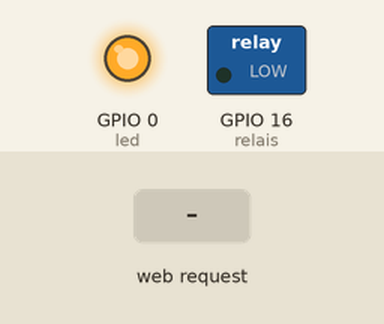
The sketch below on a simulated ESP8266 (NodeMCU). Shown: switched loads named in the sketch (green lamp = pin HIGH), output pins drawn as LEDs (lit = HIGH). Inputs (shaded band) come from the test bench. WiFi joins after 1.5 s; servers stay silent unless stated; what the sketch prints to the serial monitor is not drawn.

Above: at 2.8 s.
2.9 s: HTTP request GET /on received
At 3.2 s:
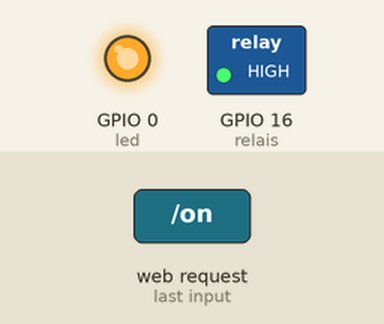
4.4 s: HTTP request GET /off received
At 5.5 s:
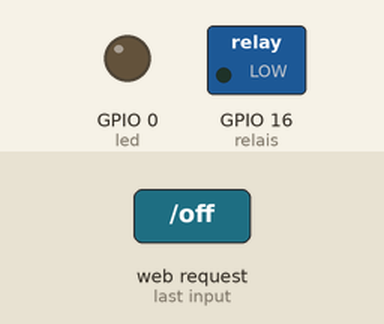
Timing chart, 0 to 7.4 s (numbered marks = the images above; inputs shaded):
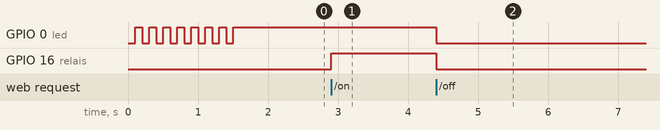

Measured:
- after the input at 2.9 s, GPIO 16 (relais): LOW → HIGH at once
- after the input at 4.4 s, GPIO 0 (led), GPIO 16 (relais): HIGH → LOW at once

The sketch:

RelaisIoT.ino
```cpp
#include <ESP8266WiFi.h>
#include <WiFiClient.h>
#include <ESP8266WebServer.h>
#include <ESP8266mDNS.h>

#include <ArduinoOTA.h>
const char* ssid = "test";
const char* password = "testtest";

ESP8266WebServer server(80);

const byte relais = 16;
const byte led = 0;


int brightness = 0;    // how bright the LED is
int fadeAmount =50;    // how many points to fade the LED by
const long interval = 1000;

String serialString = "hello from esp8266!\n";

String bl = "\n";

void handleRoot() {

  server.send(200, "text/plain", serialString);


}

void handleNotFound() {

  String message = "File Not Found\n\n";
  message += "URI: ";
  message += server.uri();
  message += "\nMethod: ";
  message += (server.method() == HTTP_GET) ? "GET" : "POST";
  message += "\nArguments: ";
  message += server.args();
  message += "\n";
  for (uint8_t i = 0; i < server.args(); i++) {
    message += " " + server.argName(i) + ": " + server.arg(i) + "\n";
  }
  server.send(404, "text/plain", message);

}
void connectWifi(){
  WiFi.begin(ssid, password);
  // Wait for connection
  while (WiFi.status() != WL_CONNECTED) {
    digitalWrite(led,0);
    delay(100);
    Serial.print(".");
    digitalWrite(led,1);
    delay(100);
  }
  Serial.println("");
  serialString += bl + "Connected to: " + ssid;
  Serial.print("Connected to ");
  Serial.println(ssid);
  Serial.print("IP address: ");
  String a = WiFi.localIP().toString();
  serialString += bl + a;

  Serial.println(WiFi.localIP());

}

void setup(void) {
  pinMode(relais, OUTPUT);
  pinMode(led, OUTPUT);
  digitalWrite(relais,0);
  digitalWrite(led, 0);
  Serial.begin(115200);
  connectWifi();
  ArduinoOTA.begin();
  Serial.println("");


  if (MDNS.begin("esp8266")) {
    Serial.println("MDNS responder started");
  }

  server.on("/", handleRoot);

  server.on("/inline", []() {
    server.send(200, "text/plain", "this works as well");
  });

  server.on("/on", []() {
    server.send(200, "text/plain", "off");
    digitalWrite(relais, 1);
    digitalWrite(led,255);
//    analogWrite(led, 255);

  });

  server.on("/off", []() {
    server.send(200, "text/plain", "on");
    digitalWrite(relais, 0);
//    analogWrite(led, 0);
digitalWrite(led,0);
  });


  server.onNotFound(handleNotFound);

  server.begin();
  Serial.println("HTTP server started");
}

void loop(void) {
  server.handleClient();
  ArduinoOTA.handle();


  delay(5);
}
```
